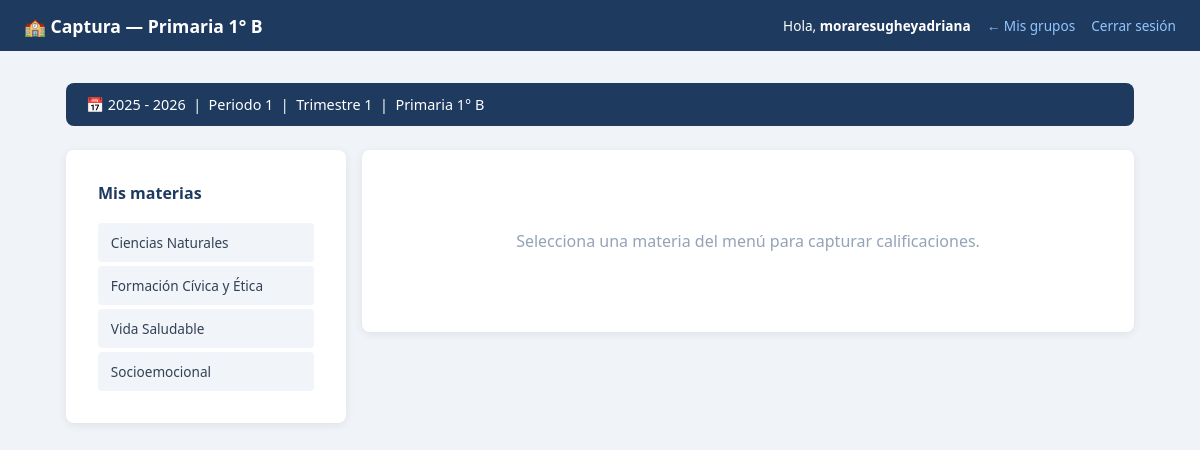
/maestro/captura.php?seccion=primaria&grado=1&grupo=B (signed in), run on the app's committed database.
### tables this page shows
CREATE TABLE `ciclos_escolares` (
  `id` int(10) unsigned NOT NULL AUTO_INCREMENT,
  `nombre` varchar(30) NOT NULL,
  `fecha_inicio` date NOT NULL,
  `fecha_fin` date NOT NULL,
  `activo` tinyint(1) NOT NULL DEFAULT 0,
  `creado_en` timestamp NOT NULL DEFAULT current_timestamp(),
  PRIMARY KEY (`id`),
  UNIQUE KEY `nombre` (`nombre`)
);

CREATE TABLE `periodos_apertura` (
  `id` int(10) unsigned NOT NULL AUTO_INCREMENT,
  `ciclo_id` int(10) unsigned NOT NULL,
  `periodo` tinyint(3) unsigned NOT NULL COMMENT '1 al 6',
  `abierto` tinyint(1) NOT NULL DEFAULT 0,
  `abierto_en` datetime DEFAULT NULL,
  `cerrado_en` datetime DEFAULT NULL,
  PRIMARY KEY (`id`),
  UNIQUE KEY `uk_ciclo_periodo` (`ciclo_id`,`periodo`),
  CONSTRAINT `fk_periodo_ciclo` FOREIGN KEY (`ciclo_id`) REFERENCES `ciclos_escolares` (`id`)
);

CREATE TABLE `asignaciones` (
  `id` int(10) unsigned NOT NULL AUTO_INCREMENT,
  `ciclo_id` int(10) unsigned NOT NULL,
  `materia_id` int(10) unsigned NOT NULL,
  `campo_formativo_id` int(10) unsigned DEFAULT NULL COMMENT 'NULL para Higiene',
  `seccion` enum('maternal','preescolar','primaria','secundaria') NOT NULL,
  `grado` tinyint(3) unsigned NOT NULL,
  `grupo` varchar(10) NOT NULL DEFAULT 'A',
  `orden` tinyint(3) unsigned NOT NULL DEFAULT 0 COMMENT 'Orden en la boleta',
  `activo` tinyint(1) NOT NULL DEFAULT 1,
  `creado_en` datetime NOT NULL DEFAULT current_timestamp(),
  `created_at` timestamp NOT NULL DEFAULT current_timestamp(),
  PRIMARY KEY (`id`),
  UNIQUE KEY `uk_asignacion` (`ciclo_id`,`materia_id`,`seccion`,`grado`,`grupo`),
  KEY `fk_asig_materia` (`materia_id`),
  KEY `fk_asig_campo` (`campo_formativo_id`),
  CONSTRAINT `fk_asig_campo` FOREIGN KEY (`campo_formativo_id`) REFERENCES `campos_formativos` (`id`),
  CONSTRAINT `fk_asig_ciclo` FOREIGN KEY (`ciclo_id`) REFERENCES `ciclos_escolares` (`id`),
  CONSTRAINT `fk_asig_materia` FOREIGN KEY (`materia_id`) REFERENCES `materias` (`id`)
);

CREATE TABLE `materias` (
  `id` int(10) unsigned NOT NULL AUTO_INCREMENT,
  `nombre` varchar(80) NOT NULL,
  `campo_formativo_id` int(10) unsigned DEFAULT NULL,
  `es_ingles` tinyint(1) NOT NULL DEFAULT 0,
  `es_artes` tinyint(1) NOT NULL DEFAULT 0,
  `es_higiene` tinyint(1) NOT NULL DEFAULT 0,
  `es_disciplina` tinyint(1) NOT NULL DEFAULT 0,
  `es_ausencias` tinyint(1) NOT NULL DEFAULT 0,
  `grupo_visual` varchar(30) DEFAULT NULL COMMENT 'base|ciencias|ingles|artes|cocurriculares|higiene|disciplina|ausencias',
  `activo` tinyint(1) NOT NULL DEFAULT 1,
  `creado_en` datetime NOT NULL DEFAULT current_timestamp(),
  PRIMARY KEY (`id`),
  KEY `fk_materia_campo` (`campo_formativo_id`),
  CONSTRAINT `fk_materia_campo` FOREIGN KEY (`campo_formativo_id`) REFERENCES `campos_formativos` (`id`)
);

### models/CicloModel.php (called while the page is built, shortened)
<?php
class CicloModel {
    private mysqli $db;
    public function __construct(mysqli $db) {
        $this->db = $db;
    }
    public function obtenerActivo(): ?array {
        $res = $this->db->query(
            "SELECT id, nombre, fecha_inicio, fecha_fin
             FROM ciclos_escolares WHERE activo = 1 LIMIT 1"
        );
        return ($res && $res->num_rows > 0) ? $res->fetch_assoc() : null;
    }
}

### models/PeriodoAperturaModel.php (called while the page is built, shortened)
<?php
class PeriodoAperturaModel {
    private mysqli $db;
    public function __construct(mysqli $db) {
        $this->db = $db;
    }
    public function obtenerAbierto(int $cicloId): ?array {
        $stmt = $this->db->prepare("
            SELECT id, periodo FROM periodos_apertura
            WHERE ciclo_id = ? AND abierto = 1 LIMIT 1
        ");
        $stmt->bind_param('i', $cicloId);
        $stmt->execute();
        $res = $stmt->get_result();
        return $res->num_rows > 0 ? $res->fetch_assoc() : null;
    }
}

### models/CalificacionModel.php (called while the page is built, shortened)
<?php
class CalificacionModel {
    private mysqli $db;
    public function __construct(mysqli $db) {
        $this->db = $db;
    }
    public function obtenerGruposDeProfesor(int $profesorId, int $cicloId): array {
        $stmt = $this->db->prepare("
            SELECT DISTINCT a.seccion, a.grado, a.grupo
            FROM asignaciones a
            JOIN asignacion_maestros am ON am.asignacion_id = a.id
            WHERE am.profesor_id = ? AND a.ciclo_id = ? AND a.activo = 1 AND am.activo = 1
            ORDER BY a.seccion, a.grado, a.grupo
        ");
        $stmt->bind_param('ii', $profesorId, $cicloId);
        $stmt->execute();
        return $stmt->get_result()->fetch_all(MYSQLI_ASSOC);
    }
    public function obtenerMateriasDeProfesor(int $profesorId, int $cicloId, string $seccion, int $grado, string $grupo): array {
        $stmt = $this->db->prepare("
            SELECT a.id AS asignacion_id,
                   m.nombre AS materia_nombre,
                   m.es_ingles,
                   m.es_artes,
                   m.es_higiene,
                   m.es_ausencias,
                   am.es_titular
            FROM asignaciones a
            JOIN materias m ON m.id = a.materia_id
            JOIN asignacion_maestros am ON am.asignacion_id = a.id
            WHERE am.profesor_id = ?
              AND a.ciclo_id = ?
              AND a.seccion = ?
              AND a.grado = ?
              AND a.grupo = ?
              AND a.activo = 1
              AND am.activo = 1
            ORDER BY a.orden ASC
        ");
        $stmt->bind_param('iisis', $profesorId, $cicloId, $seccion, $grado, $grupo);
        $stmt->execute();
        return $stmt->get_result()->fetch_all(MYSQLI_ASSOC);
    }
}

### models/ProfesorModel.php (called while the page is built, shortened)
<?php
class ProfesorModel {
    private mysqli $db;
    public function __construct(mysqli $db, UserModel $userModel) {
        $this->db        = $db;
    }
    public function obtenerPorUserId(int $userId): ?array {
        $stmt = $this->db->prepare(
            "SELECT * FROM profesores WHERE user_id = ? LIMIT 1"
        );
        $stmt->bind_param('i', $userId);
        $stmt->execute();
        $res = $stmt->get_result();
        return $res->num_rows > 0 ? $res->fetch_assoc() : null;
    }
}

### maestro/captura.php (the view, shortened to what this page needs)
<?php
require_once __DIR__ . '/../models/ProfesorModel.php';
require_once __DIR__ . '/../models/CicloModel.php';
require_once __DIR__ . '/../models/PeriodoAperturaModel.php';
require_once __DIR__ . '/../models/CalificacionModel.php';
$db            = getConexion();
$profModelo    = new ProfesorModel($db, new UserModel($db));
$cicloModelo   = new CicloModel($db);
$periodoModelo = new PeriodoAperturaModel($db);
$calModelo     = new CalificacionModel($db);
$profesor = $profModelo->obtenerPorUserId((int)$_SESSION['user_id']);
$cicloActivo    = $cicloModelo->obtenerActivo();
$periodoAbierto = $cicloActivo ? $periodoModelo->obtenerAbierto((int)$cicloActivo['id']) : null;
$seccion = trim($_GET['seccion'] ?? '');
$grado   = (int)($_GET['grado']  ?? 0);
$grupo   = trim($_GET['grupo']   ?? '');
$periodo = (int)$periodoAbierto['periodo'];
$grupos      = $calModelo->obtenerGruposDeProfesor((int)$profesor['id'], (int)$cicloActivo['id']);
$materias = $calModelo->obtenerMateriasDeProfesor(
    (int)$profesor['id'], (int)$cicloActivo['id'], $seccion, $grado, $grupo
);
$materiaActual = null;
$asignacionId  = (int)($_GET['asignacion_id'] ?? $_POST['asignacion_id'] ?? 0);
$alumnos     = [];
include __DIR__ . '/../includes/header.php';
?>
<main class="container">
  <div class="ciclo-banner">
    <span class="ciclo-banner__label">
      📅 <?= htmlspecialchars($cicloActivo['nombre']) ?>
      &nbsp;|&nbsp; Periodo <?= $periodo ?>
      &nbsp;|&nbsp; Trimestre <?= (int)ceil($periodo / 2) ?>
      &nbsp;|&nbsp; <?= ucfirst($seccion) ?> <?= $grado ?>° <?= $grupo ?>
    </span>
  </div>
  <div class="captura-layout">
    <aside class="materias-sidebar">
      <div class="card">
        <h3 class="section-title" style="font-size:1rem;">Mis materias</h3>
        <nav class="materias-nav">
          <?php foreach ($materias as $m): ?>
            <a href="captura.php?seccion=<?= $seccion ?>&grado=<?= $grado ?>&grupo=<?= $grupo ?>&asignacion_id=<?= $m['asignacion_id'] ?>"
               class="materia-nav-link <?= ((int)$m['asignacion_id'] === $asignacionId) ? 'active' : '' ?>">
              <?= htmlspecialchars($m['materia_nombre']) ?>
            </a>
          <?php endforeach; ?>
        </nav>
      </div>
    </aside>
    <section class="captura-main">
      <?php if (!$materiaActual): ?>
        <div class="card">
          <p class="empty-state">Selecciona una materia del menú para capturar calificaciones.</p>
        </div>
      <?php elseif (empty($alumnos)): ?>
        <div class="card">
          <p class="empty-state">No hay alumnos registrados en este grupo.</p>
        </div>
      <?php endif; ?>
    </section>
  </div>
</main>
<?php include __DIR__ . '/../includes/footer.php'; ?>

### css/style.css (style rules this page uses)
:root { --color-primary: #1e3a5f; --color-primary-h: #2d5282; --color-accent: #3b82f6; --color-bg: #f0f4f8; --color-surface: #ffffff; --color-border: #e2e8f0; --color-text: #334155; --color-muted: #64748b; --color-placeholder:#94a3b8; --color-success-bg: #d1fae5; --color-success-tx: #065f46; --color-error-bg: #fee2e2; --color-error-tx: #991b1b; --color-warn-bg: #fef3c7; --color-warn-tx: #92400e; --color-info-bg: #eff6ff; --color-info-tx: #1e3a5f; --color-badge-bg: #dbeafe; --color-badge-tx: #1d4ed8; --radius: 8px; --radius-sm: 4px; --shadow: 0 2px 10px rgba(0,0,0,.08); --shadow-lg: 0 6px 18px rgba(0,0,0,.12); --font: 'Segoe UI', system-ui, sans-serif; }
*, *::before, *::after { box-sizing: border-box; margin: 0; padding: 0; }
body { font-family: var(--font); background: var(--color-bg); color: var(--color-text); min-height: 100vh; }
.container { max-width: 1100px; margin: 2rem auto; padding: 0 1rem; }
.card { background: var(--color-surface); border-radius: var(--radius); box-shadow: var(--shadow); padding: 2rem; }
.section-title { color: var(--color-primary); margin-bottom: 1.2rem; font-size: 1.25rem; }
.empty-state { text-align: center; padding: 3rem; color: var(--color-placeholder); }
.ciclo-banner { display: flex; align-items: center; gap: .75rem; background: var(--color-primary); color: #fff; border-radius: var(--radius); padding: .75rem 1.25rem; margin-bottom: 1.5rem; font-size: .9rem; }
.ciclo-banner__label { flex: 1; }
.captura-layout { display: grid; grid-template-columns: 240px 1fr; gap: 1.5rem; align-items: start; }
.materias-sidebar { position: sticky; top: 1rem; }
.materias-nav { display: flex; flex-direction: column; gap: 0.3rem; }
.materia-nav-link { display: flex; justify-content: space-between; align-items: center; padding: 0.6rem 0.8rem; background: #f1f5f9; border-radius: var(--radius-sm); text-decoration: none; color: var(--color-text); font-size: 0.85rem; transition: all 0.15s; }

### maestro/captura.php (style rules this page uses)
.captura-layout { display:flex; gap:1rem; }
.materias-sidebar { width:280px; flex-shrink:0; }
.captura-main { flex:1; min-width:0; }

### data on the page
ciclos_escolares: nombre "2025 - 2026"
periodos_apertura: periodo "1", ceil($periodo/2) "1"
asignaciones: materia.nombre "Ciencias Naturales"
asignaciones: materia.nombre "Formación Cívica y Ética"
asignaciones: materia.nombre "Vida Saludable"
asignaciones: materia.nombre "Socioemocional"

### other printed values
$pageTitle "Captura — Primaria 1° B"
$_SESSION['username'] "moraresugheyadriana"
$backLabel "← Mis grupos"
$seccion "Primaria"
$grado "1"
$grupo "B"
